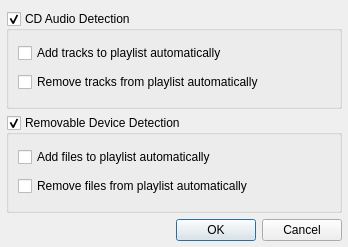
<?xml version="1.0" encoding="UTF-8"?>
<ui version="4.0">
 <class>SettingsDialog</class>
 <widget class="QDialog" name="SettingsDialog">
  <property name="geometry">
   <rect>
    <x>0</x>
    <y>0</y>
    <width>348</width>
    <height>247</height>
   </rect>
  </property>
  <property name="windowTitle">
   <string>Volume Detection Plugin Settings</string>
  </property>
  <layout class="QVBoxLayout" name="verticalLayout_3">
   <property name="leftMargin">
    <number>6</number>
   </property>
   <property name="rightMargin">
    <number>6</number>
   </property>
   <property name="bottomMargin">
    <number>6</number>
   </property>
   <item>
    <widget class="QGroupBox" name="cdGroupBox">
     <property name="title">
      <string>CD Audio Detection</string>
     </property>
     <property name="checkable">
      <bool>true</bool>
     </property>
     <layout class="QVBoxLayout" name="verticalLayout_2">
      <item>
       <widget class="QCheckBox" name="addTracksCheckBox">
        <property name="text">
         <string>Add tracks to playlist automatically</string>
        </property>
       </widget>
      </item>
      <item>
       <widget class="QCheckBox" name="removeTracksCheckBox">
        <property name="text">
         <string>Remove tracks from playlist automatically</string>
        </property>
       </widget>
      </item>
     </layout>
    </widget>
   </item>
   <item>
    <widget class="QGroupBox" name="removableGroupBox">
     <property name="title">
      <string>Removable Device Detection</string>
     </property>
     <property name="checkable">
      <bool>true</bool>
     </property>
     <layout class="QVBoxLayout" name="verticalLayout">
      <item>
       <widget class="QCheckBox" name="addFilesCheckBox">
        <property name="text">
         <string>Add files to playlist automatically</string>
        </property>
       </widget>
      </item>
      <item>
       <widget class="QCheckBox" name="removeFilesCheckBox">
        <property name="text">
         <string>Remove files from playlist automatically</string>
        </property>
       </widget>
      </item>
     </layout>
    </widget>
   </item>
   <item>
    <widget class="QDialogButtonBox" name="buttonBox">
     <property name="standardButtons">
      <set>QDialogButtonBox::Cancel|QDialogButtonBox::Ok</set>
     </property>
    </widget>
   </item>
  </layout>
 </widget>
 <resources/>
 <connections>
  <connection>
   <sender>buttonBox</sender>
   <signal>accepted()</signal>
   <receiver>SettingsDialog</receiver>
   <slot>accept()</slot>
   <hints>
    <hint type="sourcelabel">
     <x>199</x>
     <y>221</y>
    </hint>
    <hint type="destinationlabel">
     <x>22</x>
     <y>242</y>
    </hint>
   </hints>
  </connection>
  <connection>
   <sender>buttonBox</sender>
   <signal>rejected()</signal>
   <receiver>SettingsDialog</receiver>
   <slot>reject()</slot>
   <hints>
    <hint type="sourcelabel">
     <x>247</x>
     <y>225</y>
    </hint>
    <hint type="destinationlabel">
     <x>273</x>
     <y>229</y>
    </hint>
   </hints>
  </connection>
 </connections>
</ui>
